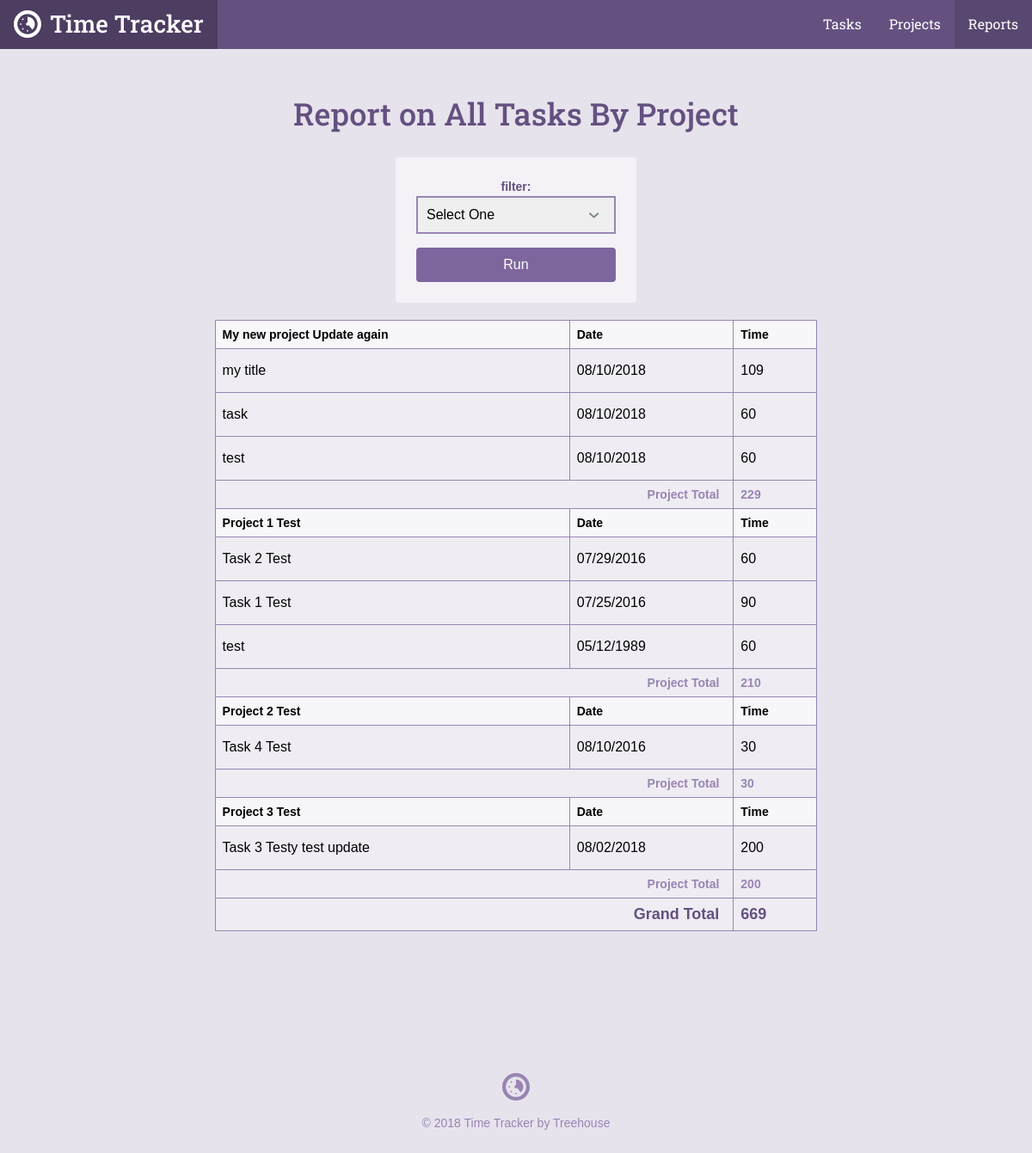
The app's page /reports.php, older data.
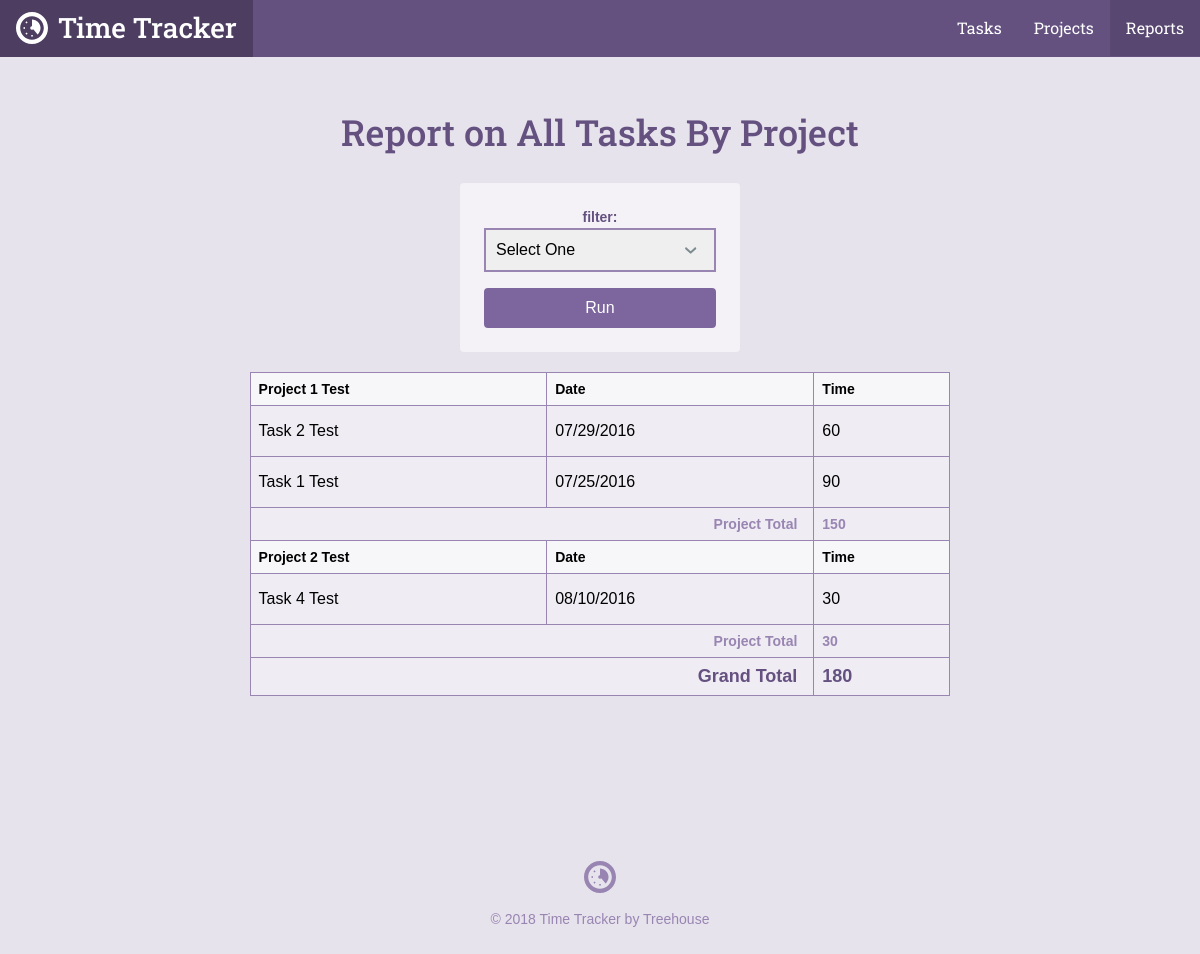
The same page, newer data.
### tables this page shows
CREATE TABLE `tasks` (
	`task_id`	INTEGER PRIMARY KEY AUTOINCREMENT,
	`project_id`	INTEGER,
	`title`	TEXT,
	`date`	INTEGER NOT NULL,
	`time`	TEXT NOT NULL
);

CREATE TABLE `projects` (
	`project_id`	INTEGER PRIMARY KEY AUTOINCREMENT,
	`title`	TEXT NOT NULL,
	`category`	TEXT NOT NULL
);

### inc/functions.php (called while the page is built, shortened)
<?php
function get_task_list($filter = null) {
    include 'connection.php';
    $sql = 'SELECT tasks.*, projects.title as project FROM tasks'
        . ' JOIN projects ON tasks.project_id = projects.project_id';
    $orderBy = ' ORDER BY date DESC';
    if ($filter) {
        $orderBy = ' ORDER BY projects.title ASC, date DESC';
    }
    try {
        $results = $db->prepare($sql . $where . $orderBy);
        $results->execute();
    } catch (Exception $e) {
        echo "Error!: " . $e->getMessage() . "<br />";
        return array();
    }
    return $results->fetchAll(PDO::FETCH_ASSOC);
}

### reports.php (the view, shortened to what this page needs)
<?php
require 'inc/functions.php';
$page = "reports";
$filter = 'all';
include 'inc/header.php';
?>
<div class="col-container page-container">
    <div class="col col-70-md col-60-lg col-center">
        <div class="col-container">
            <h1 class='actions-header'>Report on <?php
            if (!is_array($filter)) {
                echo "All Tasks By Project";
            }
            ?></h1>
            <form class="form-container form-report" action="reports.php" method="get">
                <label for="filter">filter:</label>
                <select name="filter" id="filter">
                    <option value="">Select One</option>
                </select>
                <input type="submit" class="button" value="Run">
            </form>
        </div>
        <div class="section page">
            <div class="wrapper">
                <table>
                    <?php
                    $total = $project_id = $project_total = 0;
                    $tasks = get_task_list($filter);
                    foreach ($tasks as $item) {
                        if ($project_id != $item['project_id']) {
                            $project_id = $item['project_id'];
                            echo "<thead>\n";
                            echo "<tr>\n";
                            echo "<th>" . $item['project'] . "</th>\n";
                            echo "<th>Date</th>\n";
                            echo "<th>Time</th>\n";
                            echo "</tr>\n";
                            echo "</thead>\n";
                        }
                        $project_total += $item['time'];
                        $total += $item['time'];
                        echo  "<tr>\n";
                        echo "<td>" . $item['title'] . "</td>\n";
                        echo "<td>" . $item['date'] . "</td>\n";
                        echo "<td>" . $item['time'] . "</td>\n";
                        echo "</tr>\n";
                        if (next($tasks)['project_id'] != $item['project_id']) {
                            echo "<tr>\n";
                            echo "<th class='project-total-label' colspan='2'>Project Total</th>\n";
                            echo "<th class='project-total-number'>$project_total</th>\n";
                            echo "</tr>\n";
                            $project_total = 0;
                        }
                    }
                    ?>
                    <tr>
                        <th class='grand-total-label' colspan='2'>Grand Total</th>
                        <th class='grand-total-number'><?php echo $total; ?></th>
                    </tr>
                </table>
            </div>
        </div>
    </div>
</div>
<?php include "inc/footer.php"; ?>

### inc/header.php (shortened to what this page needs)
<html>
<head>
	<link rel="stylesheet" href="css/style.css" type="text/css">
</head>
<body>
	<header class="header">
    <div class="col-container">
  		<h1>
        <a class="logo" href="./">
          <svg viewbox="0 0 64 64" class="logo-icon"><use xlink:href="#logo_icon"></use></svg>
          <span class="logo-name">Time Tracker</span>
        </a>
      </h1>
  		<ul class="nav">
        <li class="nav-item tasks<?php if ($page == "tasks") { echo " on"; } ?>"><a class="nav-link" href="task_list.php">Tasks</a></li>
        <li class="nav-item projects<?php if ($page == "projects") { echo " on"; } ?>"><a class="nav-link" href="project_list.php">Projects</a></li>
        <li class="nav-item reports<?php if ($page == "reports") { echo " on"; } ?>"><a class="nav-link" href="reports.php">Reports</a></li>
      </ul>
    </div>
  </header>
	<div id="content">

### inc/footer.php
</div>
	<footer class="footer">
    <div class="col-container">
      <svg viewbox="0 0 64 64" class="logo-icon"><use xlink:href="#logo_icon"></use></svg>
  		<p class="footer-copy">&copy; <?php echo date("Y"); ?> Time Tracker by Treehouse</p>
    </div>
	</footer>
</body>
</html>

Row changes from the older to the newer data that the page shows:
removed tasks: project.title "My new project Update again", title "my title", date "08/10/2018", time "109"
removed tasks: title "task", date "08/10/2018", time "60"
removed tasks: title "test", date "08/10/2018", time "60", project_total "229"
removed tasks: title "test", date "05/12/1989", time "60", project_total "210"
removed tasks: project.title "Project 3 Test", title "Task 3 Testy test update", date "08/02/2018", time "200", project_total "200"
shown differently, row unchanged: tasks "Task 1 Test": project_total (not shown) → "150"
Text that changed along with them:
$total: "669" → "180"
